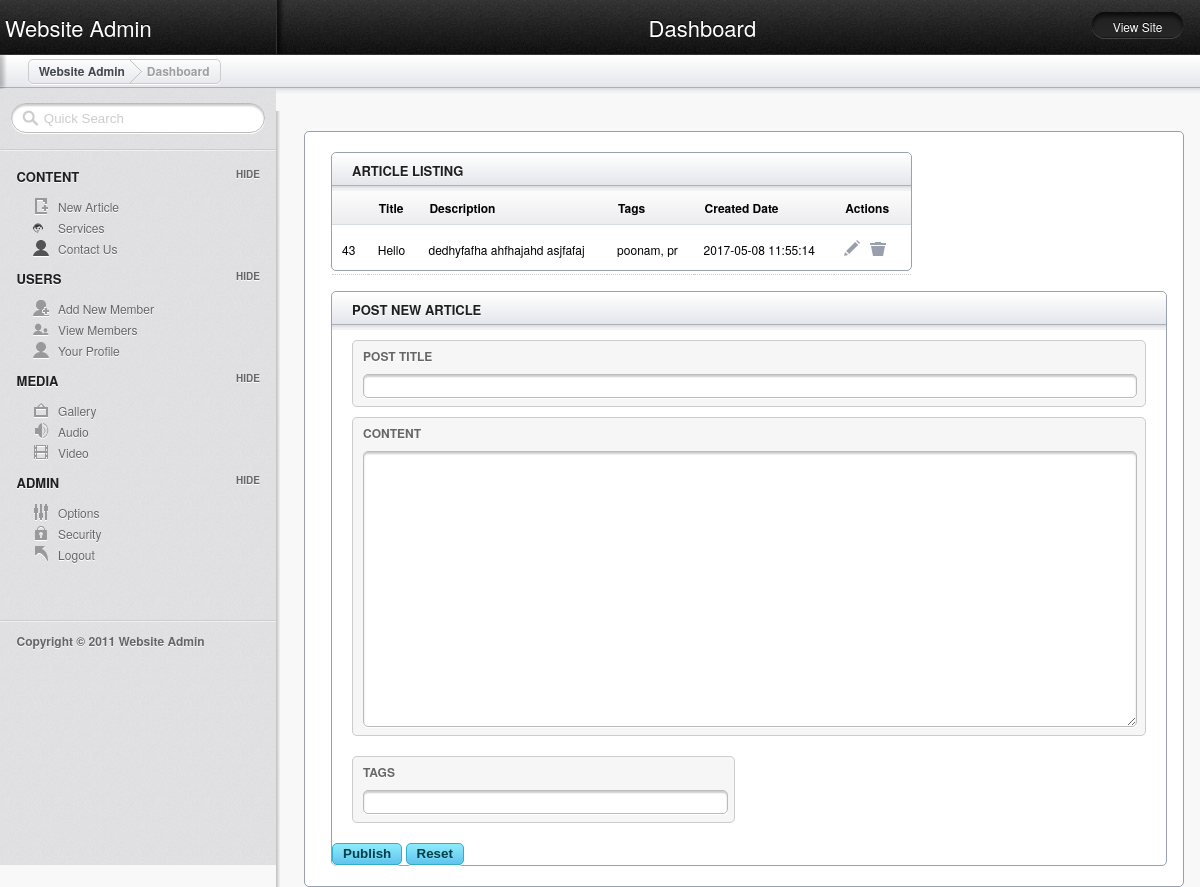
Screenshot of /admin/dashboard.php (signed in) with the database file from the repository.
### tables this page shows
CREATE TABLE IF NOT EXISTS `article` (
  `id` int(100) NOT NULL AUTO_INCREMENT,
  `title` varchar(255) NOT NULL,
  `content` text NOT NULL,
  `tag` varchar(255) NOT NULL,
  `created_date` timestamp NOT NULL DEFAULT CURRENT_TIMESTAMP ON UPDATE CURRENT_TIMESTAMP,
  PRIMARY KEY (`id`)
);

### admin/dashboard.php (the view, shortened to what this page needs)
<?php
include 'header.php';
 include 'sidebar.php';
$msg = "";
?>
<div id="mydiv" style="color: red; padding-left: 400px; padding-bottom: 10px; padding-top: 10px; font-size: 20px;"><?php echo $msg;?></div>
	<section id="main" class="column">
		<article class="module width_full">
		<article class="module width_3_quarter">
		<header><h3 class="tabs_involved">Article Listing</h3>
		</header>
		<div class="tab_container">
			<div id="tab1" class="tab_content">
			<table class="tablesorter" cellspacing="0">
			<thead>
				<tr>
   					<th></th>
    				<th>Title</th>
    				<th>Description</th>
    				<th>Tags</th>
    				<th>Created Date</th>
    				<th>Actions</th>
				</tr>
			</thead>
			<?php
      $slct = mysql_query("select * from article");
     while($fetch = mysql_fetch_assoc($slct))
           {
			?>
			<tbody>
				<tr>
				    <td><?php echo $fetch['id']; ?></td>
   					<td><?php echo $fetch['title']; ?></td>
    				<td><?php echo substr($fetch['content'], 0,30); ?></td>
    				<td><?php echo substr($fetch['tag'], 0,10); ?></td>
    				<td><?php echo $fetch['created_date']; ?></td>
    				<td><a href="dashboard.php?status= <?php echo $fetch['id']; ?>"><input type="image" src="images/icn_edit.png" title="Edit"></a><a href="?del_id= <?php echo $fetch['id']; ?>"><input type="image" src="images/icn_trash.png" title="Trash" onclick="return confirm('Are you sure for delete this Article?')"></a></td>
				</tr>
				<?php } ?>
			</div>
		</div>
		</article>
		<?php
        if(isset($_GET['status']))
          {
          	$id = $_GET['status'];
$slct = mysql_query("select * from article where id = '$id'");
     $fetch = mysql_fetch_assoc($slct)
		?>
<form name="article" method="post" id="post">
<div class="clear"></div>
		<article class="module width_full">
			<header><h3>Post New Article</h3></header>
				<div class="module_content">
						<fieldset>
							<label>Post Title</label>
							<input type="text" id="title" name="title" value="<?php echo $fetch['title']; ?>" >
						</fieldset>
						<fieldset>
							<label>Content</label>
					<textarea rows="18" id="content" name="content"  ><?php echo $fetch['content']; ?></textarea>
						</fieldset>
						<fieldset style="width:48%; float:left;">
							<label>Tags</label>
							<input type="text" name="tag" id="tag" style="width:92%;" value="<?php echo $fetch['tag']; ?>">
						</fieldset><div class="clear"></div>
				    	</div>
   		   					<input type="submit" value="Update" id="update" name="update" class="alt_btn">
							<input type="submit" value="Reset" id="reset" name="reset" class="alt_btn">
			    </div>
		</article>
</form>
		<?php }
         else
         {
		?>
<form name="article" method="post" id="post1">
		<article class="module width_full">
			<header><h3>Post New Article</h3></header>
				<div class="module_content">
						<fieldset>
							<label>Post Title</label>
							<input type="text" id="title" name="title" >
						</fieldset>
						<fieldset>
							<label>Content</label>
							<textarea rows="18" id="content" name="content"></textarea>
						</fieldset>
						<fieldset style="width:48%; float:left;">
							<label>Tags</label>
							<input type="text" name="tag" id="tag" style="width:92%;">
						</fieldset><div class="clear"></div>
				    	</div>
   		   					<input type="submit" value="Publish" id="submit" name="submit" class="alt_btn">
							<input type="submit" value="Reset" id="reset" name="reset" class="alt_btn">
		</article>
</form>
		<?php } ?>
		<div class="spacer"></div>
	</section>
</body>
</html>

### admin/css/layout.css (style rules this page uses)
html, div, map, dt, isindex, form, header, aside, section, section, article, footer { display: block; }
html, body { height: 100%; margin: 0; padding: 0; font-family: "Helvetica Neue", Helvetica, Arial, Verdana, sans-serif; background: #F8F8F8; font-size: 12px; }
.spacer { height: 20px; }
a:link, a:visited { color: #77BACE; text-decoration: none; }
section#main { width: 77%; min-height: 500px; background: url(../images/sidebar_shadow.png) repeat-y left top; float: left; margin-top: -2px; }
#main h3 { color: #1F1F20; text-transform: uppercase; text-shadow: 0 1px 0 #fff; font-size: 13px; margin: 8px 20px; }
.module { border: 1px solid #9BA0AF; width: 100%; margin: 20px 3% 0 3%; margin-top: 20px; -webkit-border-radius: 5px; -moz-border-radius: 5px; border-radius: 5px; background: #ffffff; }
#main .module header h3 { display: block; width: 90%; float: left; }
.module header { height: 38px; width: 100%; background: #F1F1F4 url(../images/secondary_bar.png) repeat-x; -webkit-border-top-left-radius: 5px; -webkit-border-top-right-radius: 5px; -moz-border-radius-topleft: 5px; -moz-border-radius-topright: 5px; border-top-left-radius: 5px; border-top-right-radius: 5px; }
.module_content { margin: 10px 20px; color: #666; }
.width_full { width: 95%; }
.width_3_quarter { width: 66%; margin-right: 0; float: left; }
.tablesorter { width: 100%; margin: -5px 0 0 0; }
.tablesorter td { margin: 0; padding: 0; border-bottom: 1px dotted #ccc; }
.tablesorter thead tr { height: 34px; background: url(../images/table_sorter_header.png) repeat-x; text-align: left; text-indent: 10px; cursor: pointer; }
.tablesorter td { padding: 15px 10px; }
.tablesorter input[type=image] { margin-right: 10px; }
#main .module header h3.tabs_involved { display: block; width: 60%; float: left; }
input[type=submit] { background: #D0D1D4 url(../images/btn_submit.png) repeat-x; border: 1px solid #A8A9A8; -webkit-box-shadow: 0 1px 0 #fff; -moz-box-shadow: 0 1px 0 #fff; box-shadow: 0 1px 0 #fff; font-weight: bold; height: 22px; -webkit-border-radius: 5px; -moz-border-radius: 5px; border-radius: 5px; padding: 0 10px; color: #666; text-shadow: 0 1px 0 #fff; cursor: pointer; }
input[type=submit].alt_btn { background: #D0D1D4 url(../images/btn_submit_2.png) repeat-x; border: 1px solid#30B0C8; -webkit-box-shadow: 0 1px 0 #fff; -moz-box-shadow: 0 1px 0 #fff; box-shadow: 0 1px 0 #fff; font-weight: bold; height: 22px; -webkit-border-radius: 5px; -moz-border-radius: 5px; border-radius: 5px; padding: 0 10px; color: #003E49; text-shadow: 0 1px 0 #6CDCF9; cursor: pointer; }
fieldset { -webkit-border-radius: 5px; -moz-border-radius: 5px; border-radius: 5px; background: #F6F6F6; border: 1px solid #ccc; padding: 1% 0%; margin: 10px 0; }
fieldset label { display: block; float: left; width: 200px; height: 25px; line-height: 25px; text-shadow: 0 1px 0 #fff; font-weight: bold; padding-left: 10px; margin: -5px 0 5px 0; text-transform: uppercase; }
fieldset input[type=text] { -webkit-border-radius: 5px; -moz-border-radius: 5px; border-radius: 5px; border: 1px solid #BBBBBB; height: 20px; color: #666666; -webkit-box-shadow: inset 0 2px 2px #ccc, 0 1px 0 #fff; -moz-box-shadow: inset 0 2px 2px #ccc, 0 1px 0 #fff; box-shadow: inset 0 2px 2px #ccc, 0 1px 0 #fff; padding-left: 10px; background-position: 10px 6px; margin: 0; display: block; float: left; width: 96%; margin: 0 10px; }
fieldset textarea { -webkit-border-radius: 5px; -moz-border-radius: 5px; border-radius: 5px; border: 1px solid #BBBBBB; color: #666666; -webkit-box-shadow: inset 0 2px 2px #ccc, 0 1px 0 #fff; -moz-box-shadow: inset 0 2px 2px #ccc, 0 1px 0 #fff; box-shadow: inset 0 2px 2px #ccc, 0 1px 0 #fff; padding-left: 10px; background-position: 10px 6px; margin: 0 0.5%; display: block; float: left; width: 96%; margin: 0 10px; }

### rows the page displays
article: id "43", title "Hello", content "dedhyfafha ahfhajahd asjfafaj", tag "poonam, pr", created_date "2017-05-08 11:55:14"
